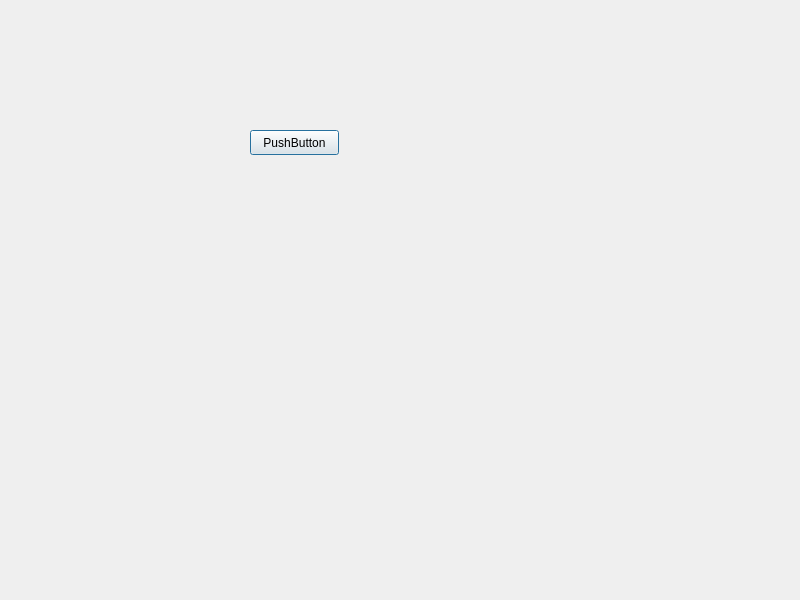
<?xml version="1.0" encoding="UTF-8"?>
<ui version="4.0">
 <class>Dialog</class>
 <widget class="QDialog" name="Dialog">
  <property name="geometry">
   <rect>
    <x>0</x>
    <y>0</y>
    <width>800</width>
    <height>600</height>
   </rect>
  </property>
  <property name="windowTitle">
   <string>Dialog</string>
  </property>
  <widget class="QPushButton" name="pushButton">
   <property name="geometry">
    <rect>
     <x>250</x>
     <y>130</y>
     <width>89</width>
     <height>25</height>
    </rect>
   </property>
   <property name="text">
    <string>PushButton</string>
   </property>
   <property name="checkable">
    <bool>true</bool>
   </property>
  </widget>
 </widget>
 <resources/>
 <connections/>
</ui>
